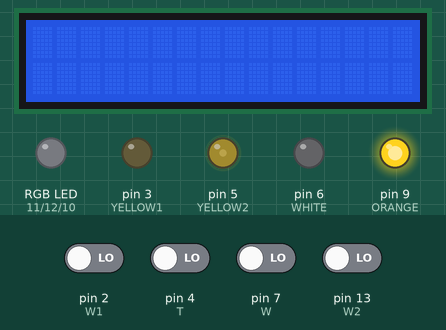
Recording of a sketch running on a simulated Arduino Uno, built with avr-gcc and run on an emulated ATmega328P. Shown: 16×2 character LCD, an RGB LED mixed from three pins (HIGH = lit), output pins drawn as LEDs (lit = HIGH). Dashed ring = blinking. Inputs (shaded band) come from the test bench; at power-on: pin 2 (W1), pin 4 (T), pin 7 (W), pin 13 (W2) LOW. Dim RGB values are drawn brighter than linear; what the sketch prints to the serial monitor is not drawn.

Above: at 13.4 s.
13.5 s: pin 7 (W) driven LOW
21.5 s: pin 4 (T) driven HIGH
At 22.6 s:
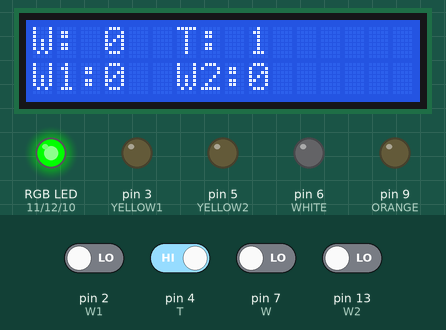
43.2 s: pin 2 (W1) driven HIGH
At 44.7 s:
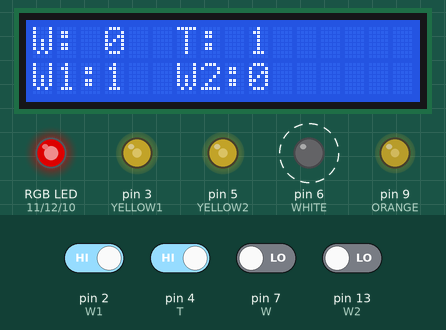
49.5 s: pin 4 (T) driven LOW
At 51.9 s:
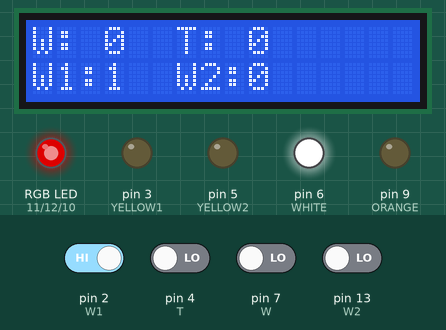
71.5 s: pin 7 (W) driven HIGH
At 72.3 s:
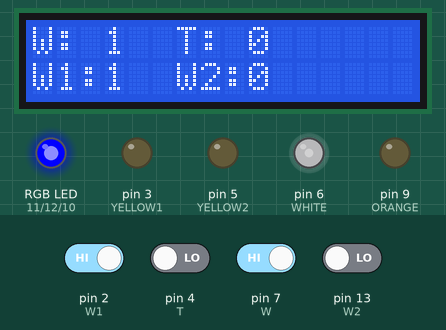
Timing chart, 0 to 84.3 s (numbered marks = the images above; inputs shaded):
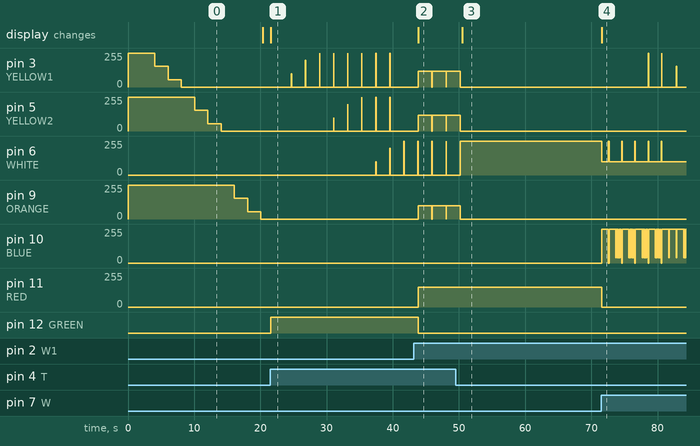

Measured:
- after the input at 21.5 s, pin 12 (GREEN): LOW → HIGH at once; the display: changes after 0.05 s (image 1)
- after the input at 43.2 s, pin 3 (YELLOW1), pin 5 (YELLOW2): 0/255 → 120/255 after 0.64 s; pin 9 (ORANGE): 0/255 → 100/255 after 0.64 s; pin 11 (RED): 0/255 → 150/255 after 0.64 s; pin 12 (GREEN): HIGH → LOW after 0.64 s; the display: changes after 0.66 s (image 2)
- after the input at 49.5 s, pin 3 (YELLOW1), pin 5 (YELLOW2), pin 9 (ORANGE): goes on until 50.2 s, then stays 0/255; pin 6 (WHITE): goes on until 50.2 s, then stays 255/255; the display: changes after 0.99 s (image 3)
- after the input at 71.5 s, pin 3 (YELLOW1): 0/255 → 255/255 after 7.1 s, → 0/255 0.07 s later, → 155/255 4.2 s later, → 0/255 0.10 s later; pin 6 (WHITE): 255/255 → 100/255 after 0.07 s, then repeats every 2.0 s: 255/255 0.08 s, 100/255 1.9 s, until it stays 100/255 from 80.7 s

The sketch:

blub_v2.2.3.ino
```cpp
// Libraries
#include "Timer.h"
#include <LiquidCrystal_I2C.h>

// Define pins to be used
// -> OUT pins (lighting)
const int YELLOW1 = 3;  // DGTL PWM OUT
const int YELLOW2 = 5;  // DGTL PWM OUT
const int ORANGE = 9;   // DGTL PWM OUT
const int BLUE = 10;    // DGTL PWM OUT
const int WHITE = 6;   // DGTL PWM OUT
const int RED = 11;   // DGTL PWM OUT
const int GREEN = 12;   // DGTL PWM OUT

// -> IN pins (inputs)
const int cloudPin = 12;// DGTL OUT
const int soundPin = 0; // ANLG IN
// Informational pins
const short W = 7;      // DGTL IN
const short T = 4;      // DGTL IN
const short W1 = 2;      // DGTL IN
const short W2 = 13;      // DGTL IN

// State Machine -- States
short state = 0;            // To keep the track of the state
const short OFF = 0;        // default State
const short DAY = 1;        // Day State
const short DAYUP = 8;      // Day -- Waking up State
const short DAYON = 9;      // Day -- On state
const short DAYSTAT = 2;    // Day -- Show status State
const short NIGHT = 4;      // Night State
const short NIGHTAWAKE = 5; // Night -- Awake State
const short NIGHTDOWN = 6;  // Night -- Falling Sleep State
const short NIGHTSLEEP = 7; // Night -- Sleep State

// Informational States -- Weather and Traffic
// Weather
short weather = 0;
const short SWEAT = 21;     // Weather -- Sweaty weather
const short UMBRELLA = 22;  // Weather -- Rainy weather
const short COLD = 23;      // Weather -- Cold weather
const short PERFECT = 24;   // Weather -- Amazing weather
// Traffic
short traffic = 0;
const short GOOD = 31;      // Night -- Sleep State
const short DELAYS = 32;    // Night -- Sleep State
const short PATIENT = 33;   // Night -- Sleep State
const short NIGHTMARE = 34; // Night -- Sleep State

// Timers
Timer tAwake;             // Keeps control of awake Time on night state
Timer tSleep;             // Keeps dimm down time
Timer tWakeup;            // Triggers Day State
Timer tDebug;             // Print debugging info into Serial


// Set LCD’s address to be 0x20. Let it display 2 lines with 16 characters per line
LiquidCrystal_I2C lcd(0x20,16,2);

// Normal flow
int time_alarm;

// Debug
String toPrint = "State: ";

// Auxiliaries
boolean alternate ;
boolean down ;
short bright_yell1 = 0;
short bright_yell2 = 0;
short bright_orange = 0;
short bright_blue = 0;
short bright_white = 0;
short bright_green = 0;
short brightness = 0;
int t_every;


void setup() {
  // put your setup code here, to run once:

  pinMode(cloudPin, INPUT);
  Serial.begin(9600); // You can uncomment this for monitoring

  // Set OUTPUT mode for lighting LEDs
  pinMode(YELLOW1, OUTPUT);
  pinMode(YELLOW2, OUTPUT);
  pinMode(ORANGE, OUTPUT);
  pinMode(BLUE, OUTPUT);
  pinMode(WHITE, OUTPUT);
  pinMode(RED, OUTPUT);
  pinMode(GREEN, OUTPUT);

  // Set INPUT mode for informational pins
  // These are connected to the Particle Core
  pinMode(W, INPUT);
  pinMode(T, INPUT);
  pinMode(W1, INPUT);
  pinMode(W2, INPUT);

  // Set the initial brightness of all the LEDs in Digital PWM ports
  analogWrite(YELLOW1, bright_yell1);
  analogWrite(YELLOW2, bright_yell2);
  analogWrite(ORANGE, bright_orange);
  analogWrite(BLUE, bright_blue);
  analogWrite(WHITE, bright_white);
  analogWrite(GREEN, bright_green);

  //Set up the auxiliary LCD
  lcd.init();
  lcd.backlight();
  lcd.setCursor(0, 1);

  alternate = false;

  /* Set the alarm time.
     This will be a configurable time in the real application */
  time_alarm = 10000 ;

}

/*
NAME: setInitState()
IN:   NONE
OUT:  sm_state
DESC: This function will be called at every loop and will determine
      the State Machine status based on the available different
      inputs
*/
int setInitState(boolean cloudState, int soundState) {

  int sm_state = 0;

  // The starting point hardcoded for the prototype
  if (cloudState) {

    if (soundState > 100) {
      sm_state = NIGHTAWAKE;
    } else {
      sm_state = NIGHTDOWN;
    }

  } else {
    sm_state = DAY;
  }

  return sm_state;

}


void upBrightness() {

  // First check yell1 status and act when it completely
  //  switches off
  if (bright_yell1 >= 255) {

    bright_yell1 = 255;
    analogWrite(YELLOW1, bright_yell1);

    // Second check yell2 status until completely off
    if (bright_yell2 >= 255) {

      bright_yell2 = 255;
      analogWrite(YELLOW2, bright_yell2);

      // Last check orange status until off
      if (bright_white >= 255) {

        bright_white = 255;
        analogWrite(WHITE, bright_white);

        state = DAYON;
        return;

      } else {

        analogWrite(WHITE, bright_white);
        bright_white = bright_white + 100;

      } // if white

    } else {

      analogWrite(YELLOW2, bright_yell2);
      bright_yell2 = bright_yell2 + 100;

    } // if yell2

  } else {

    analogWrite(YELLOW1, bright_yell1);
    bright_yell1 = bright_yell1 + 100;

  } // if yell1


}


void downBrightness() {


  // First check yell1 status and act when it completely
  //  switches off
  if (bright_yell1 <= 0) {

    bright_yell1 = 0;
    analogWrite(YELLOW1, bright_yell1);

    // Second check yell2 status until completely off
    if (bright_yell2 <= 0) {

      bright_yell2 = 0;
      analogWrite(YELLOW2, bright_yell2);

      // Last check orange status until off
      if (bright_orange <= 0) {

        bright_orange = 0;
        analogWrite(ORANGE, bright_orange);

        state = NIGHTSLEEP;
        return;

      } else {

        analogWrite(ORANGE, bright_orange);
        bright_orange = bright_orange - 100;

      } // if orange

    } else {

      analogWrite(YELLOW2, bright_yell2);
      bright_yell2 = bright_yell2 - 100;

    } // if yell2

  } else {

    analogWrite(YELLOW1, bright_yell1);
    bright_yell1 = bright_yell1 - 100;

  } // if yell1

}


void setNightdown() {

  Serial.print("Setting Night Down State");
  state = NIGHTDOWN;

  return;
}


void setWakeup() {

  Serial.print("Setting Day State");
  state = DAYUP;

  return;

}


void setDay() {

  Serial.println("Going back to Day Mode");
  state = DAY;
}


// We will use this function to select the weather status to be shown
//  based on the bits received from Particle Core
short whichWeather() {

  short result;

  // If pin W1 is set to 1 we have bad weather (COLD or UMBRELLA)

  Serial.println("Weather Selection (W1 and W2):");
  Serial.println(digitalRead(W1));
  Serial.println(digitalRead(W2));

  if(digitalRead(W1)) {
    if(digitalRead(W2)) {
      result = COLD;
    } else {
      result = UMBRELLA;
    }
  // If W1 is not set we have good weather (SWEAT or PERFECT)
  } else {
    if(digitalRead(W2)) {
      result = SWEAT ;
    } else {
      result = PERFECT;
    }
  }

  Serial.println("Weather Selected is:");
  Serial.println(result);

  return result;
}

// We will use this function to select the traffic status to be shown
//  based on the bits received from Particle Core
short whichTraffic() {

  short result;


  Serial.println("Traffic selection (W1 and W2):");
  Serial.println(digitalRead(W1));
  Serial.println(digitalRead(W2));

  // If pin T1 is set to 1 we have high traffic (NIGHTMARE or PATIENT)
  if(digitalRead(W1)) {
    if(digitalRead(W2)) {
      result = NIGHTMARE;
    } else {
      result = PATIENT;
    }
  // If T1 is not set we have low traffic (DELAYS or GOOD)
  } else {
    if(digitalRead(W2)) {
      result = DELAYS ;
    } else {
      result = GOOD;
    }
  }

  Serial.println("Traffic Selected is:");
  Serial.println(result);


  return result;
}


/* The following collection fo functions enable the different
  blinking modes for the Information Statuses: Alternate, blink,
  glow, dimup...*/

  // DIMUP blinking pattern
short setBrightnessDimup() {

  brightness = brightness + 20;

  if (brightness > 255) {
    brightness = 255;
    // Stop "every timer"
    tDebug.stop(t_every);
    // Keep color pattern for 5s (t2)
    tAwake.after(5*1000,setDay);
    // And return to DAY STAT waiting state
  }

  return brightness ;
}


// Alternate blinking pattern
short setBrightnessAlt() {

  if (brightness == 255) {
    brightness = 40 ;
  } else {
    brightness = 255;
  }

  return brightness;

}


// Glowing blinking pattern
short setBrightnessGlow() {

  if (brightness > 255) {
    down = 1;
  } else if (brightness < 0) {
    down = 0;
  }

  if(down) {
    brightness = brightness - 25;
  } else {
    brightness = brightness + 25;
  }

  return brightness;

}


// Standard blinking pattern
short setBrightnessBlink() {

  if (brightness == 255) {
    brightness = 0;
  } else {
    brightness = 255;
  }

  return brightness;

}


/* The following functions take care of setting up the
  color pattern for each of the Informational Statuses*/

// WEATHER STATUSES
// Set color pattern for the Sweat weather status
void setSweat() {

  brightness = setBrightnessGlow();

  Serial.println("Brightness in SWEAT is:");
  Serial.println(brightness);

  analogWrite(YELLOW1, 0);
  analogWrite(YELLOW2, 0);
  analogWrite(WHITE, 0);
  analogWrite(ORANGE, brightness);
  analogWrite(BLUE, 0);
  digitalWrite(GREEN, LOW);
  analogWrite(RED, 0);

  state = DAYSTAT;

  return;

}


// Set color pattern for the Umbrella weather status
void setUmbrella() {

  brightness = setBrightnessAlt();

  Serial.println("Brightness in UMBRELLA is:");
  Serial.println(brightness);

  analogWrite(YELLOW1, 0);
  analogWrite(YELLOW2, 0);
  analogWrite(WHITE, 100);
  analogWrite(ORANGE, 0);
  analogWrite(BLUE, brightness);
  digitalWrite(GREEN, LOW);
  analogWrite(RED, 0);

  // Move to waiting DAY state, listening to input from Particle
  state = DAYSTAT;


  return;

}


// Set color pattern for the Cold weather status
void setCold() {

  brightness = setBrightnessGlow();

  Serial.println("Brightness in COLD is:");
  Serial.println(brightness);

          analogWrite(YELLOW1, 0);
          analogWrite(YELLOW2, 0);
          analogWrite(WHITE, 60);
          analogWrite(ORANGE, 0);
          analogWrite(BLUE, 30);
          digitalWrite(GREEN, LOW);
          analogWrite(RED, brightness);


  // Move to waiting DAY state, listening to input from Particle
  state = DAYSTAT;

  return;
}


// Set color pattern for the Perfect weather status
void setPerfect() {

  brightness = setBrightnessDimup();

  Serial.println("Brightness in PERFECT is:");
  Serial.println(brightness);

          analogWrite(YELLOW1, 0);
          analogWrite(YELLOW2, 0);
          analogWrite(WHITE, 0);
          analogWrite(ORANGE, 100);
          analogWrite(BLUE, brightness);
          digitalWrite(GREEN, LOW);
          analogWrite(RED, brightness);

  // Move to waiting DAY state, listening to input from Particle
  state = DAYSTAT;

  return ;
}


// TRAFFIC STATUSES
// Set color pattern for the Nightmare traffic status
void setNightmare() {

  brightness = setBrightnessBlink();


  analogWrite(YELLOW1, 0);
  analogWrite(YELLOW2, 0);
  analogWrite(RED, brightness);
  analogWrite(WHITE, 0);
  analogWrite(ORANGE, 0);
  analogWrite(BLUE, 0);
  digitalWrite(GREEN, LOW);

  state = DAYSTAT;

  return ;
}


/* The following function takes care of setting up the timers
  and calling the specific function for defining the blinking
  pattern for each of the information statuses regarding
  Weather*/
void selectWeather(short weath) {

      switch(weath) {

        case SWEAT:
          // Glow Orange to represent "you will sweat"

          // Set color pattern
          brightness = 0;
          setSweat();
          // Start "every 100ms" timer (t1)
          t_every = tDebug.every(100,setSweat);
          // Start "after 5s" timer (t2)
          tAwake.after(10*1000,setDay);

          break;

        case UMBRELLA:
          // Fast blue blink to represent "bring your umbrella"

          // Set color pattern
          brightness = 0;
          setUmbrella();
          // Start "every 100ms" timer (t1)
          t_every = tDebug.every(100,setUmbrella);
          // Start "after 5s" timer (t2)
          tAwake.after(10*1000,setDay);

          break;

        case COLD:
          // Twist the outer ring of Blub to represent cold weather

          // Set color pattern
          brightness = 0;
          setCold();
          // Start "every 100ms" timer (t1)
          t_every = tDebug.every(150,setCold);
          //Serial.println("The value of t_every is:");
          //Serial.println(t_every);
          // Start "after 5s" timer (t2)
          tAwake.after(10*1000,setDay);


          break;

        case PERFECT:
          // Dim up dark pink to represent a perfect day

          // Set color pattern
          brightness = 0;
          setPerfect();
          // Start "every 100ms" timer (t1)
          t_every = tDebug.every(200,setPerfect);


          break;
      }

} // selectWeather


/* The following function takes care of setting up the timers
  and calling the specific function for defining the blinking
  pattern for each of the information statuses regarding
  Traffic*/
void selectTraffic(short traf) {


      switch(traf) {

        case GOOD:
          // Fixed green to represent fluid traffic

          analogWrite(YELLOW1, 0);
          analogWrite(YELLOW2, 0);
          analogWrite(RED, 0);
          analogWrite(WHITE, 0);
          analogWrite(ORANGE, 0);
          analogWrite(BLUE, 0);
          digitalWrite(GREEN, HIGH);

          break;

        case DELAYS:
          // Fixed Green/Yellow to represent low delays

          analogWrite(YELLOW1, 120);
          analogWrite(YELLOW2, 120);
          analogWrite(RED, 0);
          analogWrite(WHITE, 0);
          analogWrite(ORANGE, 0);
          analogWrite(BLUE, 0);
          digitalWrite(GREEN, HIGH);

          break;

        case PATIENT:
          // Fixed Orange to represent "patience needed, expect delays"

          analogWrite(YELLOW1, 120);
          analogWrite(YELLOW2, 120);
          analogWrite(RED, 150);
          analogWrite(WHITE, 0);
          analogWrite(ORANGE, 100);
          analogWrite(BLUE, 0);
          digitalWrite(GREEN, LOW);

          break;

        case NIGHTMARE:
          // Blinking Red to reprensent "you wont make it on time, look for alternatives"

         // Set color pattern
          brightness = 0;
          setNightmare();
          // Start "every 1s" timer (t1)
          t_every = tDebug.every(1000,setNightmare);
          // Start "after 5s" timer (t2)
          tAwake.after(10*1000,setDay);

          break;
      }
}


// Main loop where the State Machine of Blub is called on each iteration
void loop() {
  // put your main code here, to run repeatedly:

  // soundState and cloudState are used when interacting with the microphone
  //  and the cloud. Not used in this version of the prototype

  //boolean cloudState = digitalRead(cloudPin); // Read the signal received from cloud
  boolean cloudState;
  //int soundState = analogRead(soundPin); // Read sound sensor’s value
  int soundState;

  int downEvent ;
  int upEvent ;


  // To switch ON the lamp in the first iteration
  if (state == OFF) {
    cloudState=true;
    soundState=101;
    state = setInitState(cloudState, soundState) ;
  }

  // Update the timers
  tDebug.update();
  tSleep.update();
  tAwake.update();
  tWakeup.update();


  // Main state machine keeping the different states Blub goes through
  //  In this prototype Blub goes through all the phases, first covering
  //  the diming down (night) and dimming up (day) phases and after that
  //  staying in ON mode waiting for the different signal to show the
  //  Information Statuses (Traffic and Weather)
  switch (state) {

    case NIGHT:     // Transition State
      // wait for timers to expire
      break;

    case NIGHTAWAKE:
      // Keep Light on
      // Set pattern night-awake
      bright_yell1 = 255;
      bright_yell2 = 255;
      bright_orange = 255;

      // Switch on BLUB
      analogWrite(YELLOW1, bright_yell1);
      analogWrite(YELLOW2, bright_yell1);
      analogWrite(ORANGE, bright_orange);

      // Start Timer tAwake
      tAwake.after(10*1000,setNightdown);

      // Go to NIGHT waiting state
      state = NIGHT;

      break;

    case NIGHTDOWN:
      // Start Sleepdown timer tSleep
      // Dim down every 5 seconds
      downEvent = tSleep.every(2*1000,downBrightness);

      // Go to NIGHT waiting state
      state = NIGHT;

      break;

    case NIGHTSLEEP:

      // Stop tSleep timer
      tSleep.stop(downEvent);

      // Start alarm to wake up (tWakeup timer)
      Serial.print("Setting timer for waking up!");
      tWakeup.after(time_alarm,setWakeup);

      // Go to NIGHT waiting state
      state = NIGHT;

      break;

    case DAYUP:

      // Start waking up timer
      // Dim up every 5 seconds
      upEvent = tWakeup.every(2*1000, upBrightness);

      // Move to waiting state DAY
      state = DAY ;

      break;

    case DAYSTAT:
      // Waiting state. We move into this state when we are waiting for
      //  a timer to expire and we dont have anythign else to do

      break;

    case DAY:

      // DEBUG infor on Serial port
      Serial.println("DAY mode");

      //Auxiliary LCD shows the status of the Informational PINs
      //  sent by Particle Core through the local network/internet

      lcd.setCursor(0,0);
      lcd.print("                ");
      lcd.setCursor(0,0);
      lcd.print("W: ");
      lcd.setCursor(3,0);
      lcd.print(digitalRead(W));
      lcd.setCursor(6,0);
      lcd.print("T: ");
      lcd.setCursor(9,0);
      lcd.print(digitalRead(T));

      lcd.setCursor(0,1);
      lcd.print("W1: ");
      lcd.setCursor(3,1);
      lcd.print(digitalRead(W1));
      lcd.setCursor(6,1);
      lcd.print("W2: ");
      lcd.setCursor(9,1);
      lcd.print(digitalRead(W2));


      // Stop the every timer set for the blinking mode
      tDebug.stop(t_every);

      // If Particle Core enables the Weather bit (particle sends the
      //  pulse to indicate a weather status is ready to be read) then
      //  we prepare Blub to show the corresponding weather status
      if (digitalRead(W)) {

        // Select which weather status to show based on the
        //  Informational bits received from Particle Core
        weather = whichWeather();

        // Call the function to set up the light pattern of the
        //  weather status to show
        selectWeather(weather);
        Serial.println("Selected weather:");
        Serial.println(weather);

        // Wait for some time to read the pulse sent by particle
        delay(1000);

        // Go to the waiting state DAY until timer expires
        state = DAY;

      // If on the contrary Particle Core enables the Traffic bit
      //  (particle sends the
      //  pulse to indicate a traffic status is ready to be read) then
      //  we prepare Blub to show the corresponding traffic status status
      } else if (digitalRead(T)) {

        // Select which traffic status to show based on the
        //  Informational bits received from Particle
        traffic = whichTraffic();

        // Call the function to set up the light pattern of the
        //  specific traffic status to be set up
        selectTraffic(traffic);
        Serial.println("Slected traffic:");
        Serial.println(traffic);

        // Wait for some time to read the pulse sent by particle
        delay(1000);

        // Go to the waiting state DAY until timer expires
        state = DAY;
      }

      break;

    case DAYON:

      Serial.print("DAYON") ;
      // Stop tWakeup timer
      tWakeup.stop(upEvent);

      // Go to the waiting state DAY until timer expires
      state = DAY;

      // Switch on the white light for the standar ON mode for the day
      analogWrite(YELLOW1, 0);
      analogWrite(YELLOW2, 0);
      analogWrite(WHITE, 255);
      analogWrite(ORANGE, 0);
      analogWrite(BLUE, 0);

      break;

    case OFF:

      // Switch off all the lights
      analogWrite(YELLOW1, 0);
      analogWrite(YELLOW2, 0);
      analogWrite(WHITE, 0);
      analogWrite(ORANGE, 0);
      analogWrite(BLUE, 0);
      analogWrite(RED, 0);
      digitalWrite(GREEN, LOW);

      break;

    default:

      break;
  }

}
```
